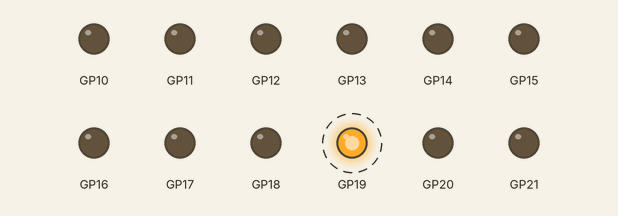
Simulated run of this program. Board: Raspberry Pi Pico running MicroPython. Shown: output pins drawn as LEDs (lit = HIGH). Dashed ring = blinking. What the program prints to the serial console is not drawn.

Above: at 0.2 s.
Timing chart, 0 to 3.0 s (numbered marks = the images above):
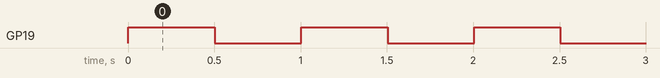

The program:

toggle_10thled.py
```python
import machine
import utime

print("Welcome to toggle external LED program v.0.02 (20231218)")

N_LED = 12
PIN_BASE = 10

def led_on(pin):
    machine.Pin(pin, machine.Pin.OUT).value(1)

def led_off(pin):
    machine.Pin(pin, machine.Pin.OUT).value(0)

def set_led(value):
    for i in range(N_LED):
        pin = i + PIN_BASE
        val = value & (0x01 << i)
        if val > 0:
            led_on(pin)
        else:
            led_off(pin)

value = 0x01
while True:
    set_led(0x200)
    utime.sleep(0.5)
    set_led(0x000)
    utime.sleep(0.5)
```

Measured:
- by itself, GP19: alternates HIGH for 0.50 s and LOW for 0.50 s
